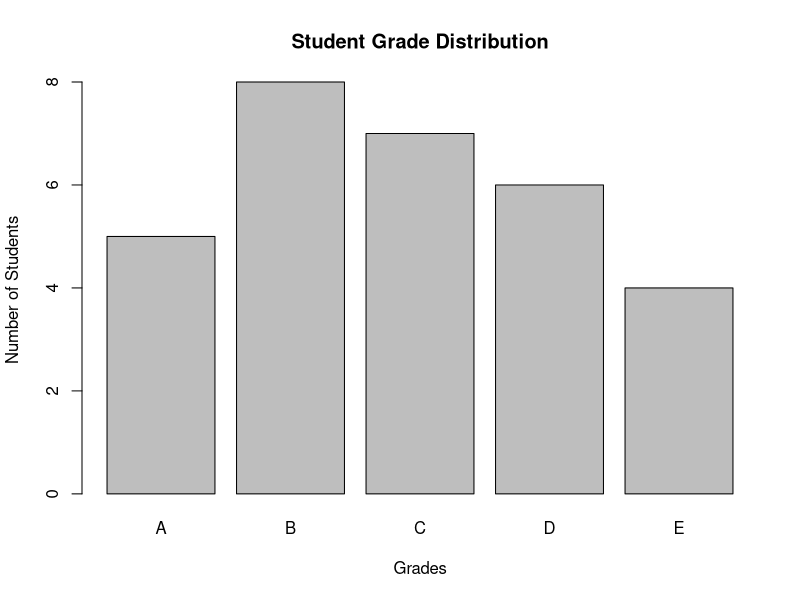

Write R code to recreate this figure.
grades <- c("A", "B", "C", "D", "E")

students <- c(5, 8, 7, 6, 4)

barplot(students,
        names.arg = grades,
        main = "Student Grade Distribution",
        xlab = "Grades",
        ylab = "Number of Students")

scores <- c(95, 85, 75, 65, 50)

average <- sum(students * scores) / sum(students)

print(paste("Average score of the class =", average))
